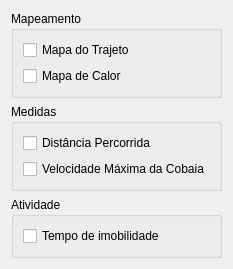
          <widget class="QWidget" name="page_6">
           <property name="geometry">
            <rect>
             <x>0</x>
             <y>0</y>
             <width>202</width>
             <height>226</height>
            </rect>
           </property>
           <attribute name="label">
            <string>Resultados</string>
           </attribute>
           <layout class="QVBoxLayout" name="verticalLayout_20">
            <item>
             <widget class="QGroupBox" name="groupBox_5">
              <property name="title">
               <string>Mapeamento</string>
              </property>
              <layout class="QVBoxLayout" name="verticalLayout_14">
               <item>
                <widget class="QCheckBox" name="checkCreateTrackMap">
                 <property name="text">
                  <string>Mapa do Trajeto</string>
                 </property>
                </widget>
               </item>
               <item>
                <widget class="QCheckBox" name="checkCreateHeatMap">
                 <property name="text">
                  <string>Mapa de Calor</string>
                 </property>
                </widget>
               </item>
              </layout>
             </widget>
            </item>
            <item>
             <widget class="QGroupBox" name="meassureResultBox">
              <property name="title">
               <string>Medidas</string>
              </property>
              <layout class="QVBoxLayout" name="verticalLayout_16">
               <item>
                <widget class="QCheckBox" name="checkShowDistance">
                 <property name="text">
                  <string>Distância Percorrida</string>
                 </property>
                </widget>
               </item>
               <item>
                <widget class="QCheckBox" name="checkBox_5">
                 <property name="text">
                  <string>Velocidade Máxima da Cobaia</string>
                 </property>
                </widget>
               </item>
              </layout>
             </widget>
            </item>
            <item>
             <widget class="QGroupBox" name="groupBox_7">
              <property name="title">
               <string>Atividade</string>
              </property>
              <layout class="QVBoxLayout" name="verticalLayout_17">
               <item>
                <widget class="QCheckBox" name="checkBox_4">
                 <property name="text">
                  <string>Tempo de imobilidade</string>
                 </property>
                </widget>
               </item>
              </layout>
             </widget>
            </item>
           </layout>
          </widget>
